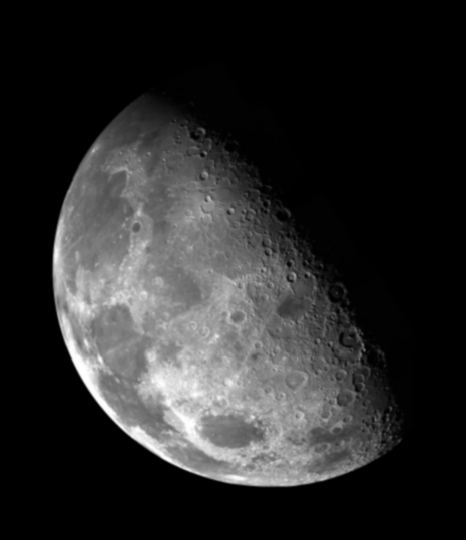
#> input picture tp3/assets/blurry_moon.tif, 466 x 540 px
$ jupyter execute ex5.ipynb
#> lines starting #> are read from the running program, lines starting #| are printed output that depends on the picture
# ex5: High Boost

[cell 1]
import cv2
import numpy as np
import matplotlib.pyplot as plt

[cell 2]
def plot_images(img1, title1, img2, title2, img3, title3, img4, title4):
    fig = plt.figure(figsize=(6, 7))

    fig.add_subplot(2, 2, 1)
    plt.imshow(img1)
    plt.axis('off')
    plt.title(title1)

    fig.add_subplot(2, 2, 2)
    plt.imshow(img2)
    plt.axis('off')
    plt.title(title2)

    fig.add_subplot(2, 2, 3)
    plt.imshow(img3)
    plt.axis('off')
    plt.title(title3)

    fig.add_subplot(2, 2, 4)
    plt.imshow(img4)
    plt.axis('off')
    plt.title(title4)

    plt.subplots_adjust(wspace=0, hspace=0.17)
    plt.show()

`high_boost_filter` aplica un filtro que realza los detalles de una imagen aumentando los componentes de la alta frecuencia de una imagen. El parámetro `A` controla la cantidad de dicha amplificación.

[cell 3]
def high_boost_filter(image, A):
    kernel = np.array([[-1,   -1,     -1],
                       [-1,   A + 8,  -1],
                       [-1,   -1,     -1]])
    return cv2.filter2D(image, ddepth=-1, kernel=kernel)

Si aumentamos el valor de `A`:

[cell 4]
def show_high_boost(image):
    A = 0
    filtered_image = high_boost_filter(image, A)
    A1 = 1.0
    filtered_image1 = high_boost_filter(image, A1)
    A2 = 1.5
    filtered_image2 = high_boost_filter(image, A2)
    plot_images(image, "Original",
                filtered_image, f"Laplaciano A={A}",
                filtered_image1, f"High Boost A={A1}",
                filtered_image2, f"High Boost A={A2}")

[cell 5]
image = cv2.imread('assets/blurry_moon.tif')
#> image is the input picture: shape (540, 466, 3); min 0, max 254, mean 42.7
show_high_boost(image)
#> in high_boost_filter, `return cv2.filter2D(image, ddepth=-1, kernel=kernel)`:
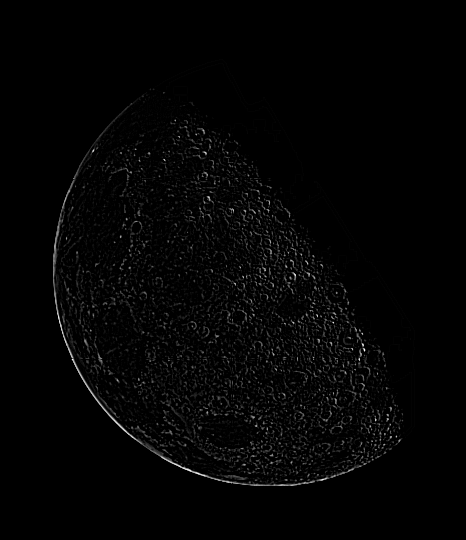
#> returned value: shape (540, 466, 3); min 0, max 255, mean 4.1
#> call 2 of high_boost_filter, with A = 1
#> in high_boost_filter (call 2), `return cv2.filter2D(image, ddepth=-1, kernel=kernel)`:
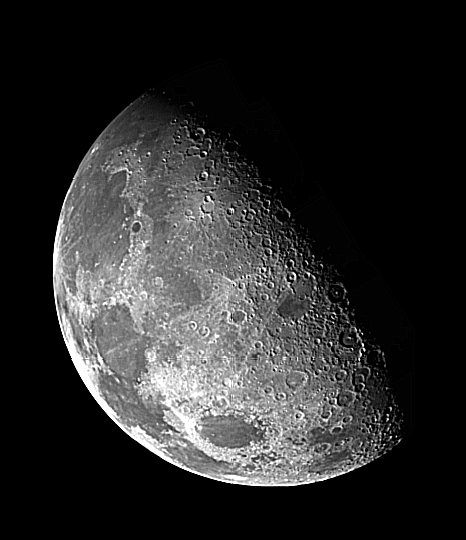
#> returned value: shape (540, 466, 3); min 0, max 255, mean 43.1
#> call 3 of high_boost_filter, with A = 1.5
#> in high_boost_filter (call 3), `return cv2.filter2D(image, ddepth=-1, kernel=kernel)`:
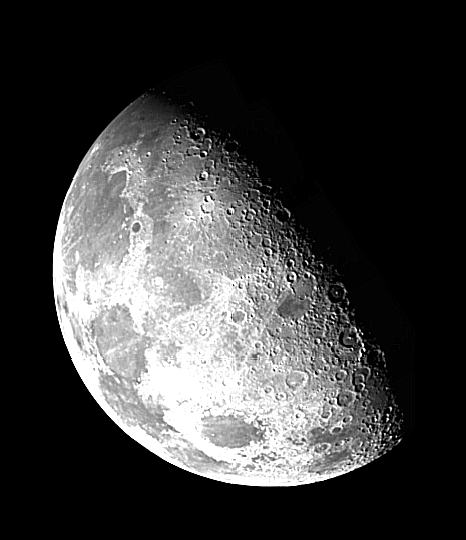
#> returned value: shape (540, 466, 3); min 0, max 255, mean 61
#> in plot_images, `plt.show()`:
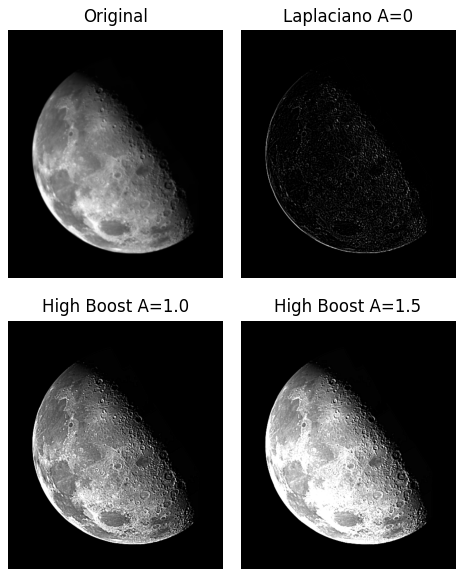
#> figure drawn by matplotlib, 4 panels
